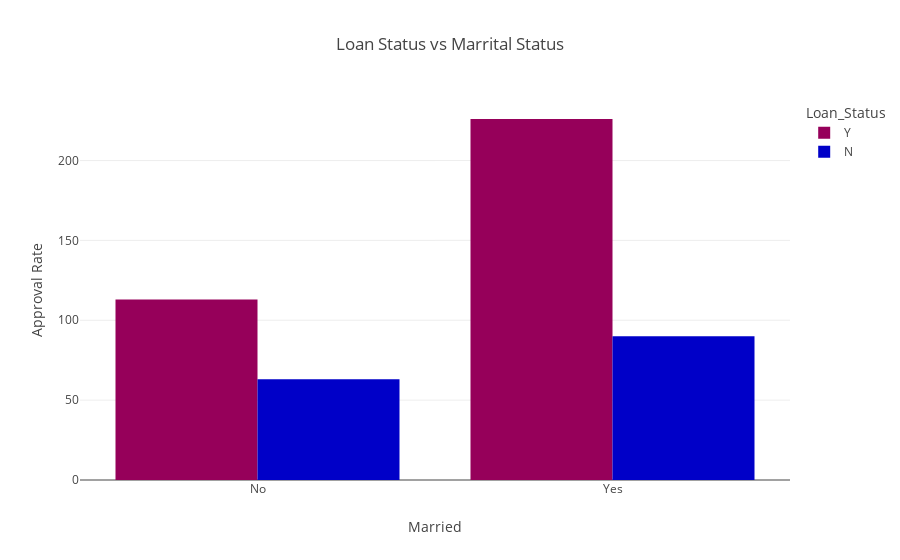

This figure's notebook cell:
### Code cell
married = df.groupby(['Married', 'Loan_Status']).size()

total = df.groupby('Married').size()

approval_by_married = round(married / total * 100, 1)

print(approval_by_married.sort_values())


credit_2_loan = px.histogram(df, 
                             x='Married', 
                             color='Loan_Status',
                             barmode='group',
                             color_discrete_sequence=px.colors.sequential.Rainbow,
                             title='Loan Status vs Marrital Status')

credit_2_loan.update_xaxes(title_text='Married')
credit_2_loan.update_yaxes(title_text='Approval Rate')


credit_2_loan.show();

### Figure 1 — Plotly figure (JSON) as saved in the notebook; plotly's stock layout.template omitted (floating-point values rounded to 4 significant figures; data arrays with more than 128 entries replaced by an {"elided": "..."} marker saying what was removed)
{"data": [{"alignmentgroup": "True", "bingroup": "x", "hovertemplate": "Loan_Status=Y<br>Married=%{x}<br>count=%{y}<extra></extra>", "legendgroup": "Y", "marker": {"color": "rgb(150,0,90)", "pattern": {"shape": ""}}, "name": "Y", "offsetgroup": "Y", "orientation": "v", "showlegend": true, "type": "histogram", "x": {"elided": "339 str values"}, "xaxis": "x", "yaxis": "y"}, {"alignmentgroup": "True", "bingroup": "x", "hovertemplate": "Loan_Status=N<br>Married=%{x}<br>count=%{y}<extra></extra>", "legendgroup": "N", "marker": {"color": "rgb(0,0,200)", "pattern": {"shape": ""}}, "name": "N", "offsetgroup": "N", "orientation": "v", "showlegend": true, "type": "histogram", "x": {"elided": "153 str values"}, "xaxis": "x", "yaxis": "y"}], "layout": {"barmode": "group", "legend": {"title": {"text": "Loan_Status"}, "tracegroupgap": 0}, "title": {"text": "Loan Status vs Marrital Status"}, "xaxis": {"anchor": "y", "domain": [0, 1], "title": {"text": "Married"}}, "yaxis": {"anchor": "x", "domain": [0, 1], "title": {"text": "Approval Rate"}}}}
